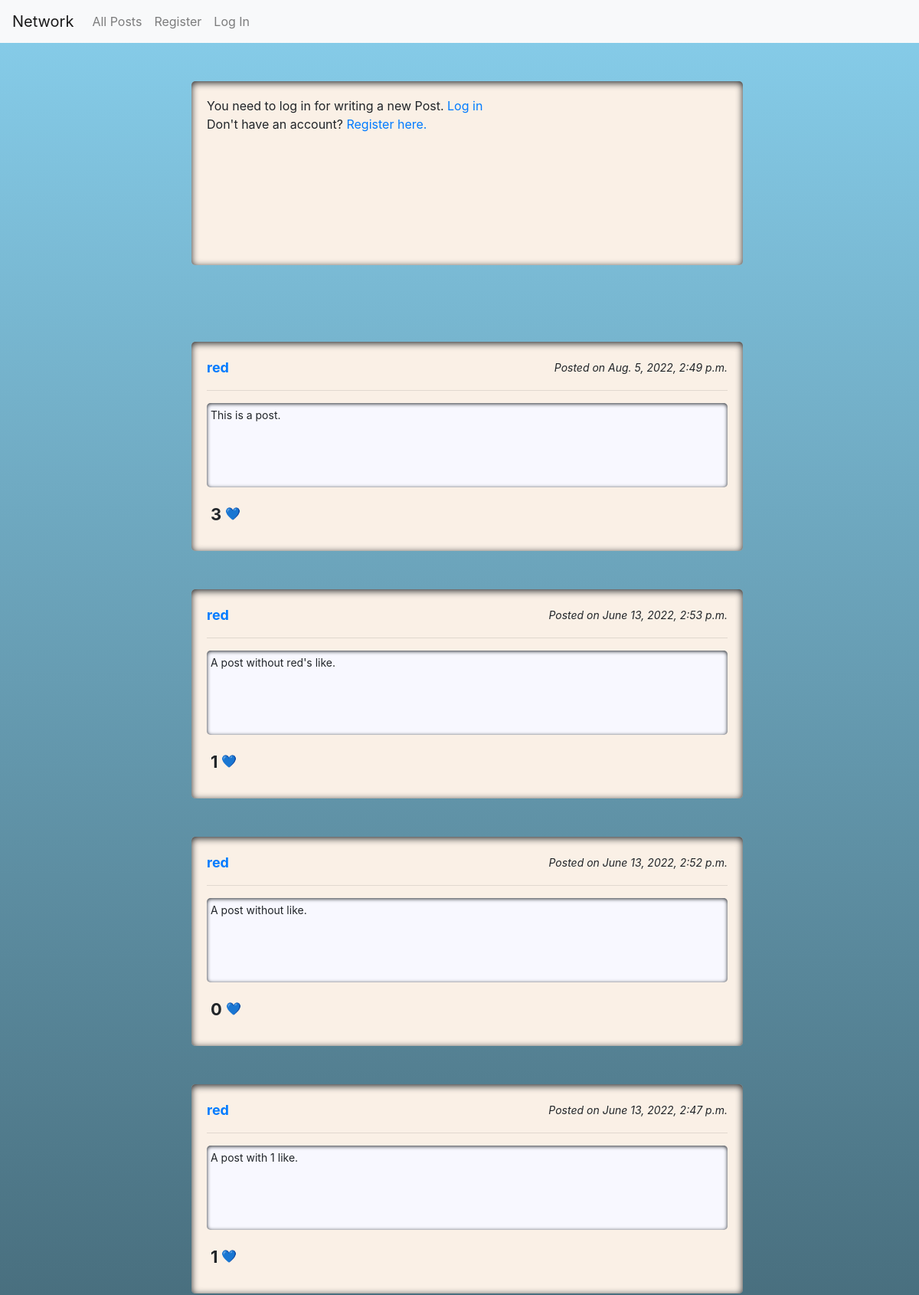
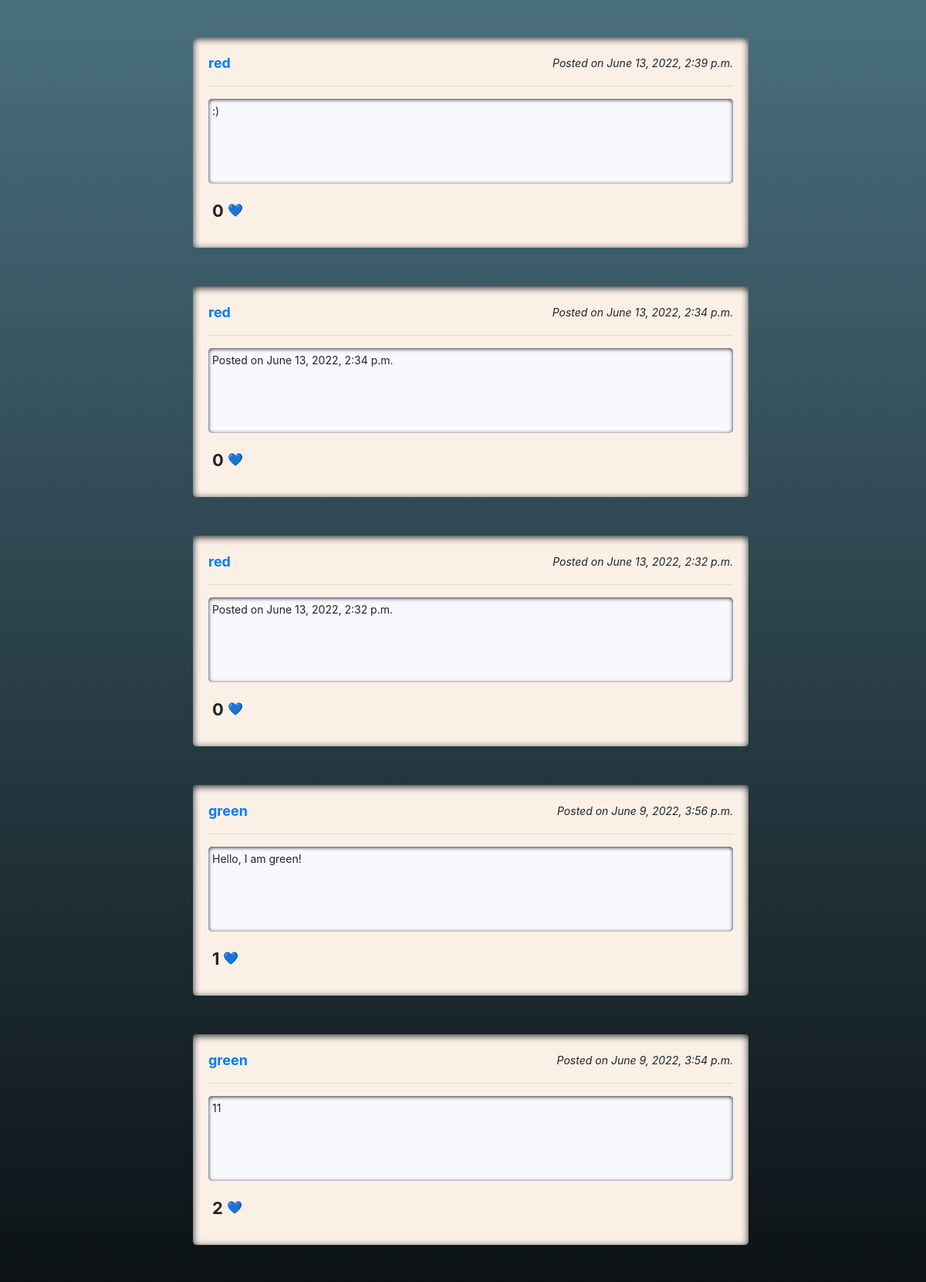
The page / (upper part) on the database its author committed (2 pictures, top to bottom).
### network/models.py (models this page shows, shortened)
class Post(models.Model):
    user = models.ForeignKey('User', on_delete=models.CASCADE)
    content = models.CharField(max_length=440)
    posted = models.DateTimeField(auto_now_add=True)
    likes = models.IntegerField(default=0)

class User(AbstractUser):
    pass

### network/views.py (the view, shortened to what this page needs)
# urls.py: path("", views.index, name="index"),
def index(request, profile_info=None):
    current_user = request.user
    form = PostForm()
    if "/following" in request.path:
        if not request.user.is_authenticated:
            return render(request, "network/login.html")
        current_user_isfollowing = current_user.profile.following.all()
        other_users_pks = []
        for profile in current_user_isfollowing:
            other_users_pk = profile.user.id
            other_users_pks.append(other_users_pk)
        all_posts = Post.objects.select_related().filter(user_id__in=other_users_pks).order_by('-posted')
    else:
        all_posts = Post.objects.select_related().order_by('-posted')
    all_liked_posts = []
    if request.user.is_authenticated:
        my_likes = request.user.profile.my_like.all()
        for post in my_likes:
            all_liked_posts.append(post.id)
    paginate_posts = Paginator(all_posts, 10, orphans=0, allow_empty_first_page=True)
    page_number = request.GET.get('page')
    page_obj = paginate_posts.get_page(page_number)
    return render(request, "network/index.html" , {
        "form": form,
        "profile": profile_info,
        "liked": all_liked_posts,
        "posts": page_obj
    })

### network/templates/network/index.html (shortened to what this page needs)
{% extends "network/layout.html" %}
{% load static %}
{% block body %}
    <div class="grid">
        <div class="side-bar">
        </div>
        <div class="grid-item">
            <div id="post_container">
                {% if user.is_authenticated %}
                    <form action="{% url 'index' %}" method="post">
                        {% csrf_token %}
                        {{ form }}
                        <input type="submit" value="Post" class="btn btn-primary">
                    </form>
                {% else %}
                    <div>
                        You need to log in for writing a new Post.
                        <a href="{% url 'login' %}">Log in</a><br>
                        Don't have an account? <a href="{% url 'register' %}">Register here.</a>
                    </div>
                {% endif %}
            </div>
            <div id="posts_frame">
                {% if posts %}
                    {% for post in posts %}
                        <div id="frame_{{post.id}}" class="post_body">
                            <div class="post_header">
                                <div class="post_username">
                                    <a href={% url 'profile' post.user.username %}>{{ post.user.username }}</a>
                                </div>
                                <div id="timestamp_{{post.id}}" class="post_time">
                                    Posted on {{ post.posted }}
                                </div>
                            </div>
                            <hr>
                            <div id="content_{{post.id}}" class="post_content">
                                {{ post.content }}
                            </div>
                            <div class="post_footer">
                                <div id="likes_{{post.id}}" class="post_likes">
                                    <span id="count_{{post.id}}" class="post_like_counter">{{ post.likes }}</span>
                                    {% if post.id in liked %}
                                        <button id="like_{{post.id}}" type="button" name="like" class="btn btn-default">❤️</button>
                                    {% else %}
                                        <button id="like_{{post.id}}" type="button" name="like" class="btn btn-default">💙</button>
                                    {% endif %}
                                </div>
                                <div class="post_editbutton">
                                </div>
                            </div>
                        </div>
                    {% endfor %}
                {% else %}
                    <div class="no_post">No posts.</div>
                {% endif %}
            </div>
        </div>
        <div class="side-bar">
        </div>
    </div>
{% endblock %}

### network/static/network/styles.css (style rules this page uses)
body { background-image: linear-gradient(skyblue, black); min-height: 100vh; }
textarea, .post_content { box-shadow: inset 0px 1px 5px; }
.grid { display: grid; grid-template-columns: auto 800px auto; }
#post_container { min-height: 240px; display: inline-block; }
.post_body { min-height: 260px; margin-bottom: 50px; font-size: 14px; }
.post_body, #profile_frame, #post_container, .no_post { margin: 50px; border-radius: 5px; padding: 20px; background-color: linen; width: 720px; box-shadow: inset 0px 2px 10px; }
.post_header, .post_footer { display: grid; grid-template-columns: auto auto; }
.post_username { font-size: large; font-weight: bold; }
.post_editbutton, .post_time { text-align: right; }
.post_time { font-style: italic; padding-top: 3px; }
.post_content { background-color: ghostwhite; word-break: break-word; width: 100%; height: 110px; margin: 5px 0px 15px 0px; padding: 5px; border-radius: 5px; }
.post_like_counter { padding-left: 5px; font-size: 22px; font-weight: bolder; }
.btn-default { margin-bottom: 10px; margin-left: -12px; outline: none; }

### rows shown on the page
Post: user.username "red", posted "Aug. 5, 2022, 2:49 p.m.", content "This is a post.", likes "3"
Post: user.username "red", posted "June 13, 2022, 2:53 p.m.", content "A post without red's like.", likes "1"
Post: user.username "red", posted "June 13, 2022, 2:52 p.m.", content "A post without like.", likes "0"
Post: user.username "red", posted "June 13, 2022, 2:47 p.m.", content "A post with 1 like.", likes "1"
Post: user.username "red", posted "June 13, 2022, 2:39 p.m.", content ":)", likes "0"
Post: user.username "red", posted "June 13, 2022, 2:34 p.m.", content "Posted on June 13, 2022, 2:34 p.m.", likes "0"
Post: user.username "red", posted "June 13, 2022, 2:32 p.m.", content "Posted on June 13, 2022, 2:32 p.m.", likes "0"
Post: user.username "green", posted "June 9, 2022, 3:56 p.m.", content "Hello, I am green!", likes "1"
Post: user.username "green", posted "June 9, 2022, 3:54 p.m.", content "11", likes "2"
